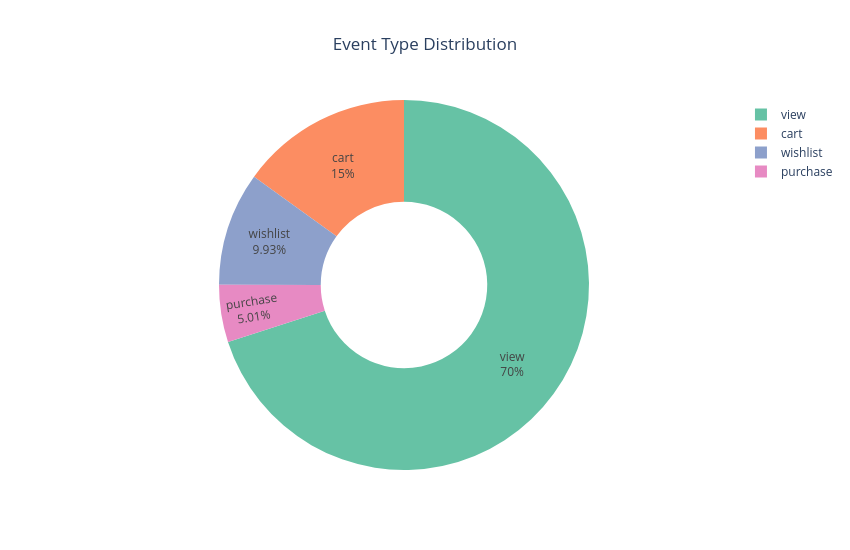

The cell this chart's notebook holds for it:
### Code cell
import plotly.express as px

fig = px.pie(
    event_type_summary,
    names="event_type",
    values="count",
    title="Event Type Distribution",
    hole=0.45,
    color="event_type",
    color_discrete_sequence=px.colors.qualitative.Set2
)

fig.update_layout(
    template="plotly_white",
    title_x=0.5,
    width=850,
    height=550
)

fig.update_traces(
    textinfo="percent+label",
    hovertemplate="<b>%{label}</b><br>Events: %{value}<br>Percentage: %{percent}<extra></extra>"
)

fig.show()

### Figure 1 — Plotly figure (JSON) as saved in the notebook; plotly's stock layout.template omitted (floating-point values rounded to 4 significant figures)
{"data": [{"customdata": [["view"], ["cart"], ["wishlist"], ["purchase"]], "domain": {"x": [0, 1], "y": [0, 1]}, "hole": 0.45, "hovertemplate": "<b>%{label}</b><br>Events: %{value}<br>Percentage: %{percent}<extra></extra>", "labels": ["view", "cart", "wishlist", "purchase"], "legendgroup": "", "marker": {"colors": ["rgb(102,194,165)", "rgb(252,141,98)", "rgb(141,160,203)", "rgb(231,138,195)"]}, "name": "", "showlegend": true, "textinfo": "percent+label", "type": "pie", "values": [56013, 12035, 7946, 4006]}], "layout": {"height": 550, "legend": {"tracegroupgap": 0}, "piecolorway": ["rgb(102,194,165)", "rgb(252,141,98)", "rgb(141,160,203)", "rgb(231,138,195)", "rgb(166,216,84)", "rgb(255,217,47)", "rgb(229,196,148)", "rgb(179,179,179)"], "title": {"text": "Event Type Distribution", "x": 0.5}, "width": 850}}
